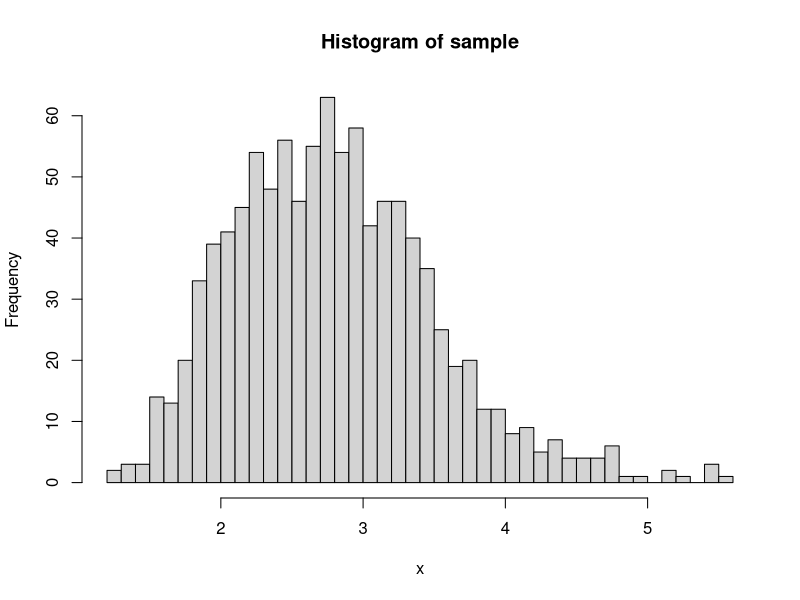
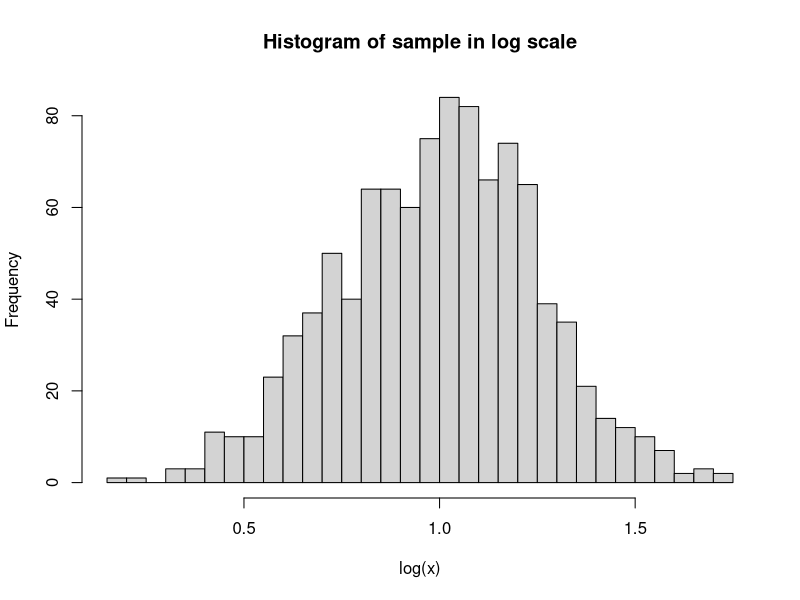

Recreate these plots in R, in order.
## ---- chunk 1
knitr::opts_chunk$set(echo = TRUE)
## ---- chunk 2
x<-rlnorm(1000,meanlog = 1,sdlog = 0.25)

## ---- chunk 3
hist(x,breaks = 50,main="Histogram of sample")
## ---- chunk 4
hist(log(x),breaks = 50,main="Histogram of sample in log scale")

